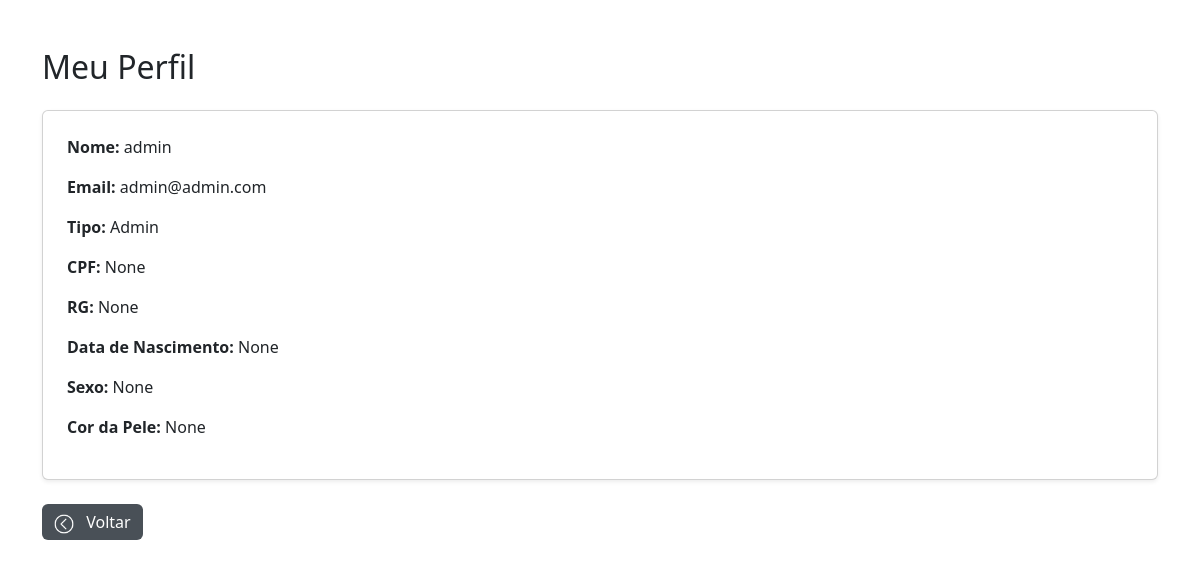
Screenshot of /perfil/ (signed in) with the database file from the repository.
### core/models.py (models this page shows, shortened)
class CustomUser(AbstractUser):
    TIPO_CHOICES = (
        ('admin', 'Admin'),
        ('professor', 'Professor'),
        ('aluno', 'Aluno'),
    )
    tipo = models.CharField(max_length=10, choices=TIPO_CHOICES, default='admin')
    data_nascimento = models.DateField(null=True, blank=True)
    cpf = models.CharField(max_length=14, unique=True, null=True, blank=True)
    rg = models.CharField(max_length=12, unique=True, null=True, blank=True)
    SEXO_CHOICES = [
    ('M', 'Masculino'),
    ('F', 'Feminino'),
]
    COR_PELE_CHOICES = [
    ('branca', 'Branca'),
    ('preta', 'Preta'),
    ('parda', 'Parda'),
    ('amarela', 'Amarela'),
    ('indigena', 'Indígena'),
]
    sexo = models.CharField(max_length=1, choices=SEXO_CHOICES, null=True, blank=True)
    cor_pele = models.CharField(max_length=20, choices=COR_PELE_CHOICES, null=True, blank=True)
    senha_temporaria = models.BooleanField(default=False)

### autenticacao/views.py (the view)
# urls.py: path('perfil/', views.ver_perfil, name='ver_perfil'),
@login_required
def ver_perfil(request):
    user = request.user
    turmas = []
    vinculos = []
    if user.tipo == 'aluno':
        turmas = Turma.objects.filter(alunoturma__aluno=user)
    elif user.tipo == 'professor':
        vinculos = ProfessorMateriaTurma.objects.filter(
            professor=user).select_related('materia', 'turma')
    return render(request, 'perfil/ver_perfil.html', {
        'user': user,
        'turmas': turmas,
        'vinculos': vinculos
    })

### templates/perfil/ver_perfil.html (shortened to what this page needs)
{% extends 'base2.html' %}
{% load static %}
  {% block content %}
    <h2>Meu Perfil</h2>
    <div class="card p-4 shadow-sm mt-4">
      <p><strong>Nome:</strong> {{ user.get_full_name }}</p>
      <p><strong>Email:</strong> {{ user.email }}</p>
      <p><strong>Tipo:</strong> {{ user.get_tipo_display }}</p>
      {% if user.cpf %}
      {% with cpf=user.cpf %}
          <p><strong>CPF:</strong> {{ cpf|slice:":3" }}.{{ cpf|slice:"3:6" }}.{{ cpf|slice:"6:9" }}-{{ cpf|slice:"9:" }}</p>
        {% endwith %}
        {% else %}
          <p><strong>CPF:</strong> None</p>
        {% endif %}
      {% if user.rg %}
      {% with rg=user.rg %}
          <p><strong>RG:</strong> {{ rg|slice:":2" }}.{{ rg|slice:"2:5" }}.{{ rg|slice:"5:8" }}-{{ rg|slice:"8:" }}</p>
        {% endwith %}
        {% else %}
          <p><strong>RG:</strong> None</p>
        {% endif %}
      {% if user.data_nascimento %}
        <p><strong>Data de Nascimento:</strong> {{ user.data_nascimento|date:"d/m/Y" }}</p>
      {% else %}
        <p><strong>Data de Nascimento:</strong> None</p>
      {% endif %}
      <p><strong>Sexo:</strong> {{ user.get_sexo_display }}</p>
      <p><strong>Cor da Pele:</strong> {{ user.get_cor_pele_display }}</p>
      </div>
        {% if user.tipo == 'admin' %}
          <a href="{% url 'admin_dashboard' %}" class="btn btn-secondary mt-4">
            <img src="{%static 'assets/img/voltar.png'%}" width='20px' height='20px' class="me-2">
      Voltar
          </a>
        {% elif user.tipo == 'professor' %}
          <a href="{% url 'professor_dashboard' %}" class="btn btn-secondary mt-4">
            <img src="{%static 'assets/img/voltar.png'%}" width='20px' height='20px' class="me-2">
      Voltar
          </a>
        {% elif user.tipo == 'aluno' %}
          <a href="{% url 'aluno_dashboard' %}" class="btn btn-secondary mt-4">
            <img src="{%static 'assets/img/voltar.png'%}" width='20px' height='20px' class="me-2">
      Voltar
          </a>
        {% endif %}
  {% endblock content %}

### static/css/style.css (style rules this page uses)
:root { --bs-secondary: #495057; --bs-link-color: #495057; --bs-link-hover-color: #495057; --bs-code-color: #495057; --bs-primary-rgb: 180, 195, 205; --bs-dark-rgb: 73, 80, 87; --bs-danger-rgb: 188, 208, 199; --bs-info-rgb: 220, 53, 69; --bs-warning-rgb: 220, 53, 69; --bs-secondary-rgb: 73, 80, 87; --bs-black-rgb: 33, 37, 41; --bs-body-bg-rgb: 255, 106, 0; }
.btn-secondary { --bs-btn-color: #fff; --bs-btn-bg: #495057; --bs-btn-border-color: #ff6495057a00; --bs-btn-hover-color: #fff; --bs-btn-hover-bg: #495057; --bs-btn-hover-border-color: #495057; --bs-btn-focus-shadow-rgb: 206, 212, 218; --bs-btn-active-color: #fff; --bs-btn-active-bg: #495057; --bs-btn-active-border-color: #495057; --bs-btn-active-shadow: inset 0 3px 5px rgba(0, 0, 0, 0.125); --bs-btn-disabled-color: #fff; --bs-btn-disabled-bg: #495057; --bs-btn-disabled-border-color: #495057; }
.dropdown .btn-outline-secondary:hover img, .btn-secondary img { filter: brightness(0) invert(1); }

### rows the page displays
CustomUser: get_full_name "admin", email "admin@admin.com", tipo "Admin", sexo "None", cor_pele "None"
